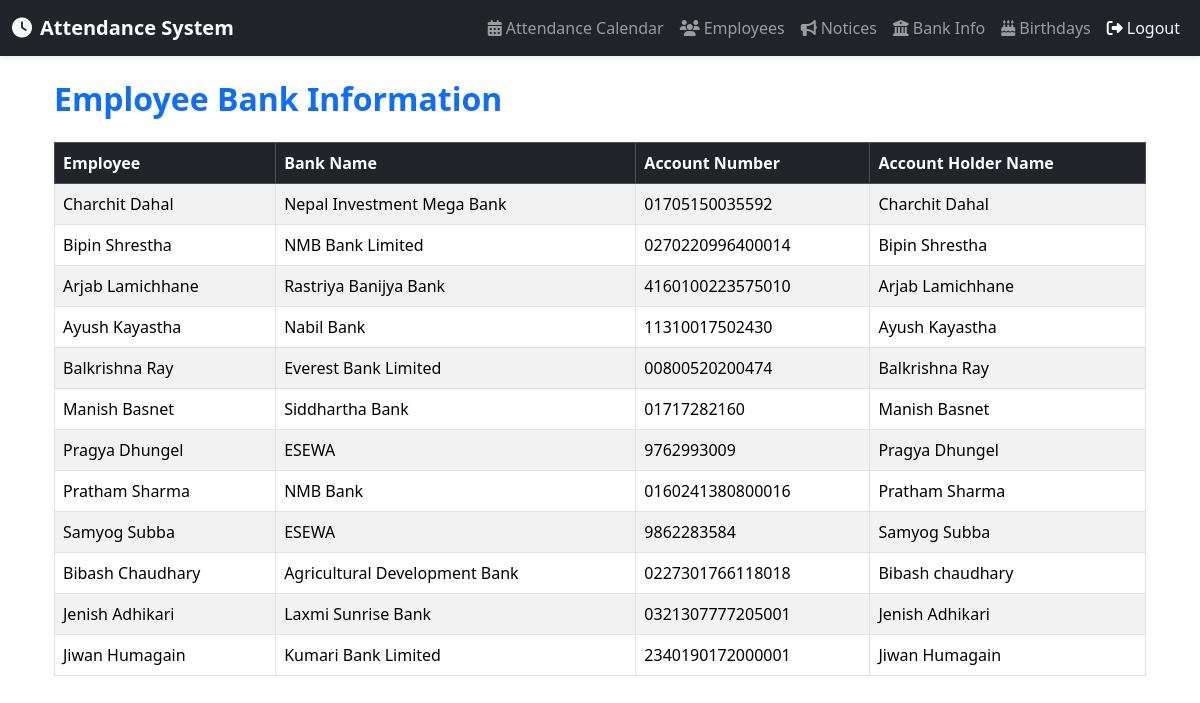
Page /bank-info/ (signed in) on the committed database.
### attendance/models.py (models this page shows, shortened)
class Employee(models.Model):
    user = models.OneToOneField(User, on_delete=models.CASCADE)
    employee_id = models.CharField(max_length=10, unique=True)
    first_name = models.CharField(max_length=50)
    last_name = models.CharField(max_length=50)
    department = models.ForeignKey(Department, on_delete=models.SET_NULL, null=True)
    email = models.EmailField(unique=True)
    address = models.TextField(blank=True, null=True)
    position = models.CharField(max_length=100, blank=True, null=True)
    dob = models.DateField(blank=True, null=True)
    dob_nepali = models.CharField(max_length=10, blank=True, null=True)  # Format: YYYY/MM/DD in BS
    bank_account_number = models.CharField(max_length=50, blank=True, null=True)
    bank_name = models.CharField(max_length=100, blank=True, null=True)
    bank_account_holder_name = models.CharField(max_length=100, blank=True, null=True)
    photo = models.ImageField(upload_to='employee_photos/', blank=True, null=True)
    monthly_salary = models.DecimalField(
        max_digits=10, decimal_places=2, default=0.00,
        help_text="Monthly base salary in NPR")

### attendance/views.py (the view)
# urls.py: path('bank-info/', views.admin_bank_info, name='admin_bank_info'),
@login_required
@user_passes_test(is_superuser)
def admin_bank_info(request):
    employees = Employee.objects.filter(bank_account_number__isnull=False)
    return render(request, 'attendance/admin/admin_bank_info.html', {
        'employees': employees
    })

### attendance/views.py (called while the page is built)
def is_superuser(user):
    return user.is_superuser

### attendance/templates/attendance/admin/admin_bank_info.html
{% extends 'attendance/base.html' %}
{% block content %}
<div class="container">
    <h2 class="mb-4 fw-bold text-primary">Employee Bank Information</h2>
    <div class="table-responsive">
        <table class="table table-striped table-bordered table-hover">
            <thead class="table-dark">
                <tr>
                    <th>Employee</th>
                    <th>Bank Name</th>
                    <th>Account Number</th>
                    <th>Account Holder Name</th>
                </tr>
            </thead>
            <tbody>
                {% for employee in employees %}
                <tr>
                    <td>{{ employee.first_name }} {{ employee.last_name }}</td>
                    <td>{{ employee.bank_name|default:"-" }}</td>
                    <td>{{ employee.bank_account_number|default:"-" }}</td>
                    <td>{{ employee.bank_account_holder_name|default:"-" }}</td>
                </tr>
                {% empty %}
                <tr><td colspan="4" class="text-center">No bank information available.</td></tr>
                {% endfor %}
            </tbody>
        </table>
    </div>
</div>
{% endblock %}

### attendance/templates/attendance/base.html (style rules this page uses)
body { min-height: 100vh; display: flex; flex-direction: column; }
.container { flex: 1; }

### rows in the picture
Employee: first_name "Charchit", last_name "Dahal", bank_name "Nepal Investment Mega Bank", bank_account_number "01705150035592", bank_account_holder_name "Charchit Dahal"
Employee: first_name "Bipin", last_name "Shrestha", bank_name "NMB Bank Limited", bank_account_number "0270220996400014", bank_account_holder_name "Bipin Shrestha"
Employee: first_name "Arjab", last_name "Lamichhane", bank_name "Rastriya Banijya Bank", bank_account_number "4160100223575010", bank_account_holder_name "Arjab Lamichhane"
Employee: first_name "Ayush", last_name "Kayastha", bank_name "Nabil Bank", bank_account_number "11310017502430", bank_account_holder_name "Ayush Kayastha"
Employee: first_name "Balkrishna", last_name "Ray", bank_name "Everest Bank Limited", bank_account_number "00800520200474", bank_account_holder_name "Balkrishna Ray"
Employee: first_name "Manish", last_name "Basnet", bank_name "Siddhartha Bank", bank_account_number "01717282160", bank_account_holder_name "Manish Basnet"
Employee: first_name "Pragya", last_name "Dhungel", bank_name "ESEWA", bank_account_number "9762993009", bank_account_holder_name "Pragya Dhungel"
Employee: first_name "Pratham", last_name "Sharma", bank_name "NMB Bank", bank_account_number "0160241380800016", bank_account_holder_name "Pratham Sharma"
Employee: first_name "Samyog", last_name "Subba", bank_name "ESEWA", bank_account_number "9862283584", bank_account_holder_name "Samyog Subba"
Employee: first_name "Bibash", last_name "Chaudhary", bank_name "Agricultural Development Bank", bank_account_number "0227301766118018", bank_account_holder_name "Bibash chaudhary"
Employee: first_name "Jenish", last_name "Adhikari", bank_name "Laxmi Sunrise Bank", bank_account_number "0321307777205001", bank_account_holder_name "Jenish Adhikari"
Employee: first_name "Jiwan", last_name "Humagain", bank_name "Kumari Bank Limited", bank_account_number "2340190172000001", bank_account_holder_name "Jiwan Humagain"
